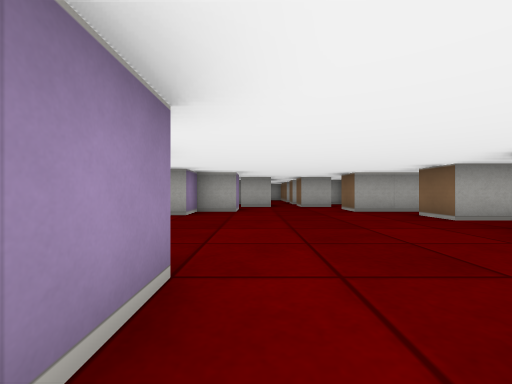
view 1 (above)

23 first-person views from a walk through a cub3D maze. The camera is about half as high as the walls, looks level and sees 90° across. The floor is counted in squares. Each view is taken from the middle of a square. On the plan, view 1 faces up. The plan holds only what a view shows up to about 9 squares ahead; the rest is blank.

view 2
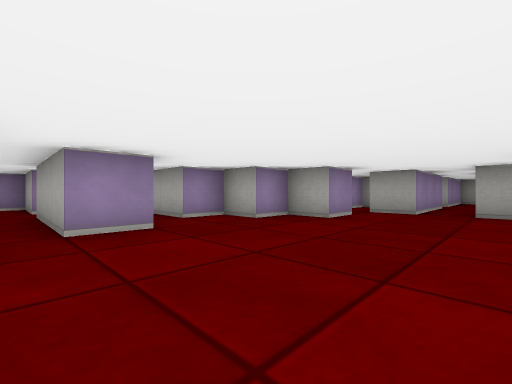

view 3
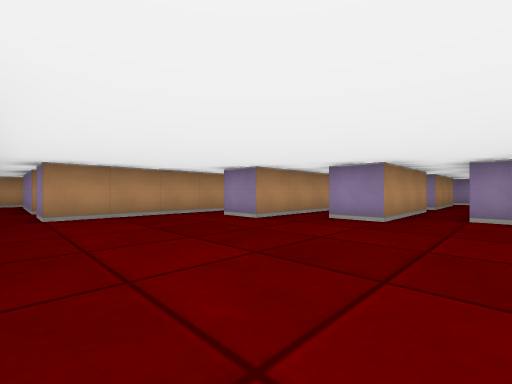

view 4
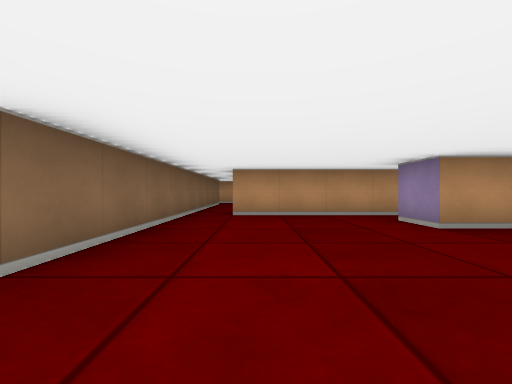

view 5
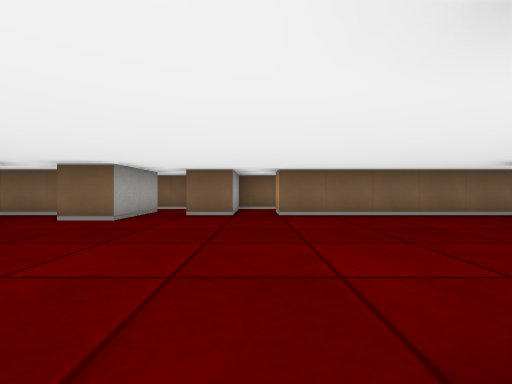

view 6
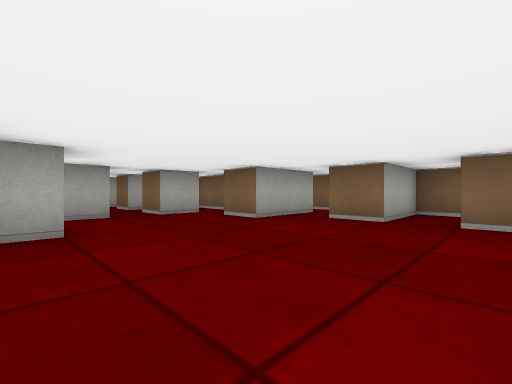

view 7
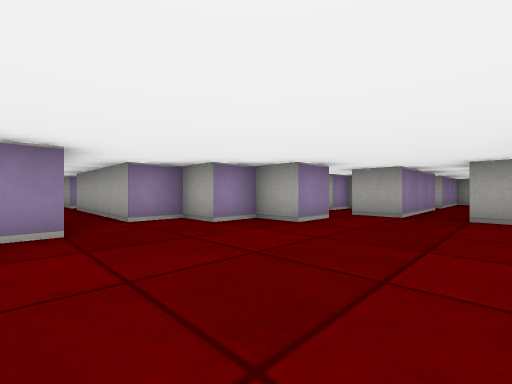

view 8
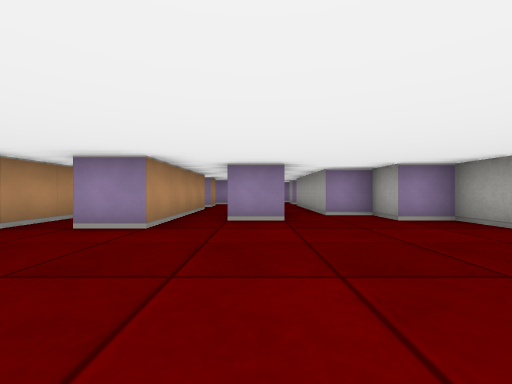

view 9
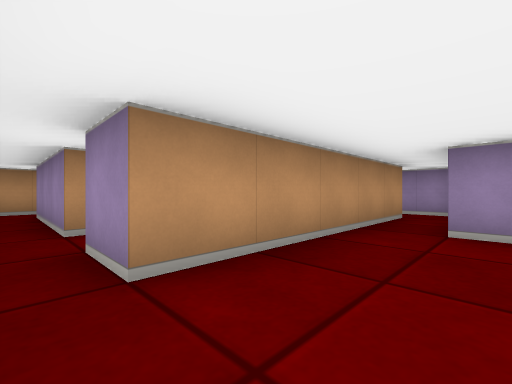

view 10
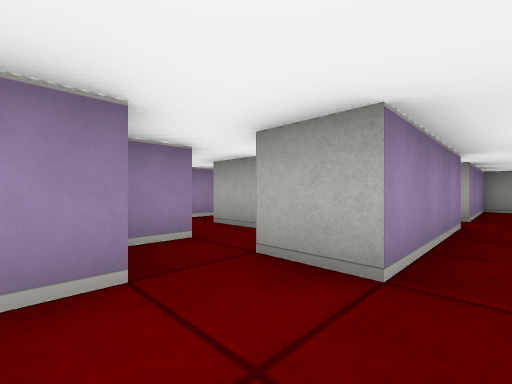

view 11
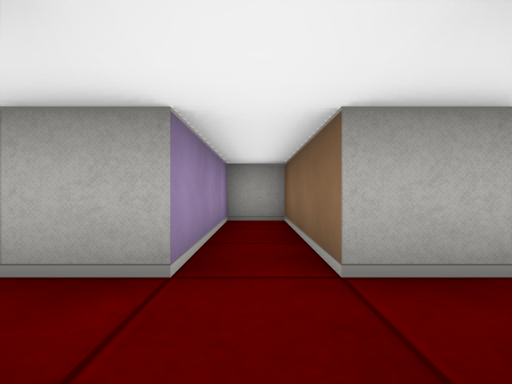

view 12
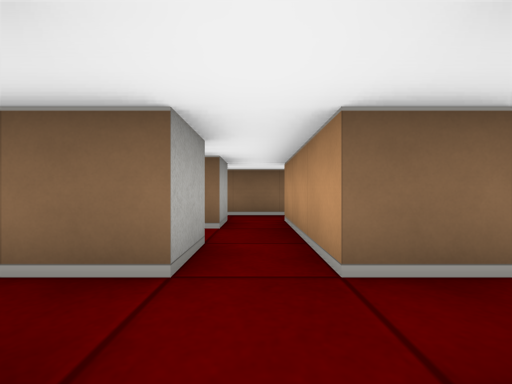

view 13
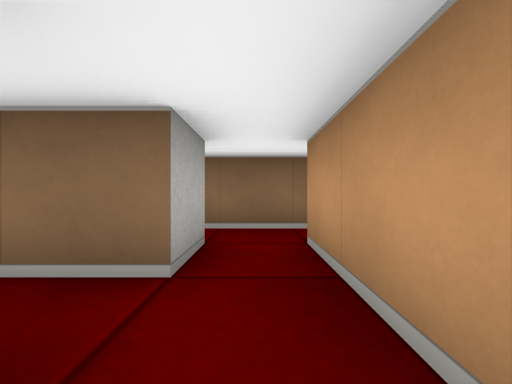

view 14
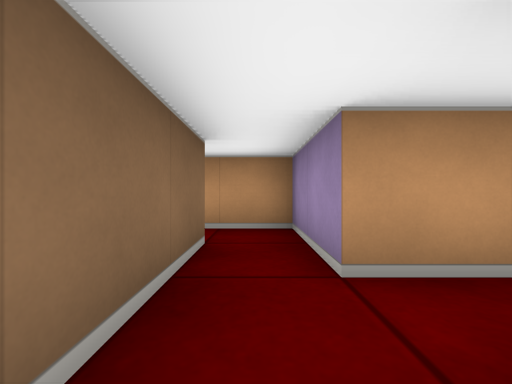

view 15
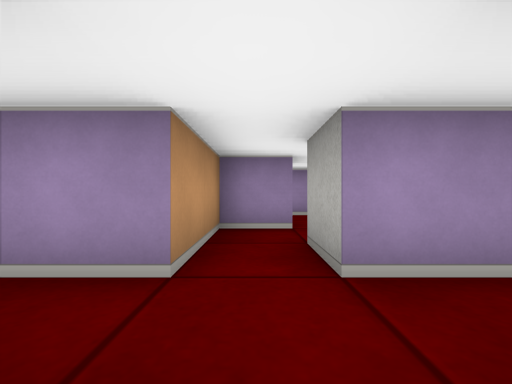

view 16
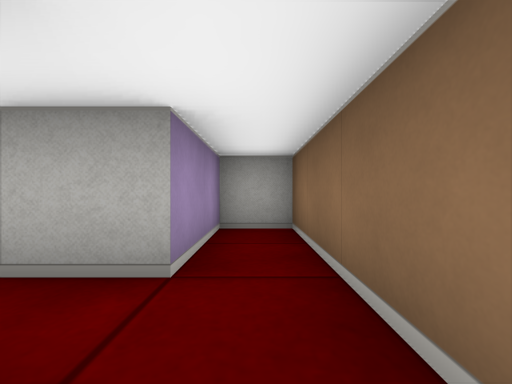

view 17
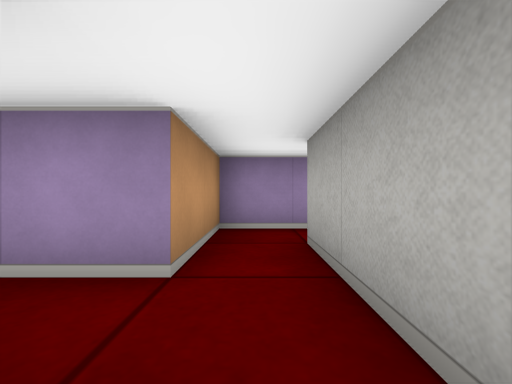

view 18
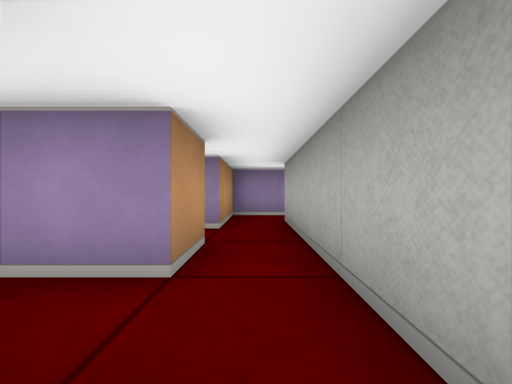

view 19
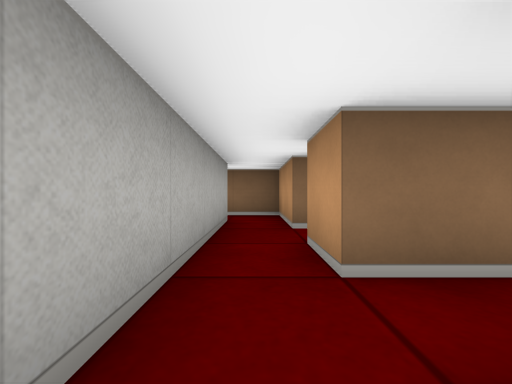

view 20
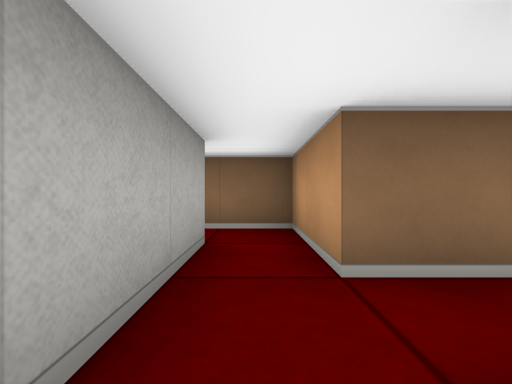

view 21
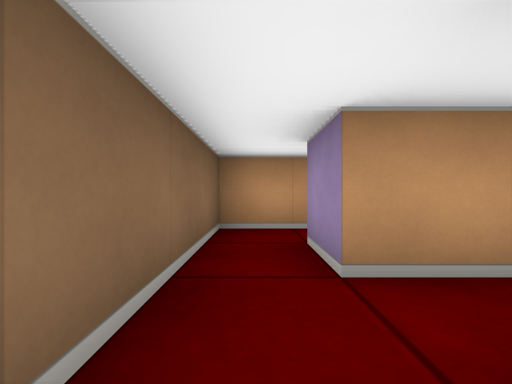

view 22
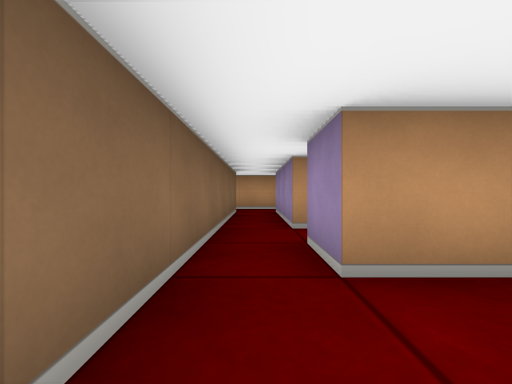

view 23
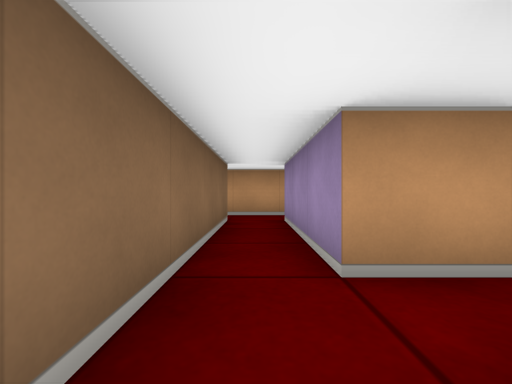

### Floor plan
Ten units are one square. View 1 is at (0, 0); x grows to the right and y downward. Boxes are objects, and circles mark ways between rooms. Rooms are numbered by the first view taken in them; rooms with no view inside come last. Other rooms are left out.
<svg viewBox="-87 -160 207 180">
<path fill="none" stroke="#000" d="M-5 -75 -5 -65 -15 -65 -15 -55 -25 -55 -25 -45 -55 -45M45 -45 35 -45 35 -55M45 -65 25 -65 25 -75M26 -85 15 -85 15 -95M35 -82 35 -101M-15 -15 -5 -15 -5 -5M-15 -85 -15 -78M20 -105 15 -105 15 -115M-45 -35 -15 -35 -15 -25M-5 5 25 5 25 15M-15 -105 -15 -95M5 -115 5 -85 -5 -85M35 15 35 -35 44 -35M-15 -125 -15 -115 5 -115M5 -125 -5 -125M15 -115 25 -115M25 -125 15 -125 15 -155 5 -155 5 -125M55 -115 55 -145 45 -145 45 -125M45 -115 45 -95 65 -95M65 -105 55 -105 55 -115M75 -85 75 -95 85 -95M65 -95 65 -85M85 -105 65 -105M85 -95 85 -85M95 -85 95 -95 105 -95M105 -105 85 -105M95 -115 105 -115 105 -105M115 -105 115 -125M-25 5 -5 5M-35 -1 -35 8M25 -115 45 -115M45 -125 35 -125 35 -135M-60 -15 -55 -15M-55 -25 -75 -25 -75 -20M-82 -35 -55 -35M-55 -45 -65 -45M55 -60 55 -71M105 -95 115 -95 115 -105"/>
<circle cx="10" cy="-110" r="3" fill="#2a7"/>
<circle cx="-15" cy="0" r="3" fill="#2a7"/>
<circle cx="-60" cy="-40" r="3" fill="#2a7"/>
<circle cx="40" cy="-60" r="3" fill="#2a7"/>
<circle cx="0" cy="-120" r="3" fill="#2a7"/>
<circle cx="20" cy="-120" r="3" fill="#2a7"/>
<circle cx="50" cy="-110" r="3" fill="#2a7"/>
<circle cx="40" cy="-120" r="3" fill="#2a7"/>
<circle cx="60" cy="-100" r="3" fill="#2a7"/>
<circle cx="80" cy="-100" r="3" fill="#2a7"/>
<circle cx="100" cy="-100" r="3" fill="#2a7"/>
<circle cx="110" cy="-110" r="3" fill="#2a7"/>
<text x="10" y="-50">1</text>
<text x="-10" y="-130">2</text>
<text x="10" y="-130">3</text>
<text x="50" y="-130">4</text>
<text x="50" y="-100">5</text>
<text x="70" y="-50">6</text>
<text x="90" y="-90">7</text>
<text x="90" y="-120">8</text>
<text x="-20" y="0">9</text>
<text x="30" y="-130">10</text>
<text x="-70" y="-20">11</text>
<text x="-70" y="-40">12</text>
<text x="50" y="-70">13</text>
<text x="110" y="-100">14</text>
</svg>
Room 1 opens to room 3. Room 1 opens to room 9. Room 1 opens to room 12. Room 1 opens to room 13. Room 2 opens to room 3. Room 3 opens to room 10. Room 4 opens to room 5. Room 4 opens to room 10. Room 5 opens to room 6. Room 6 opens to room 7. Room 7 opens to room 14. Room 8 opens to room 14.

Where each view was taken, in squares from view 1:
view 1: 0 up, 0 right, facing up
view 2: 2 up, 2 right, facing up-left
view 3: 5 up, 3 right, facing down-left
view 4: 5 up, 2 right, facing down
view 5: 4 up, 2 left, facing right
view 6: 3 up, 1 left, facing up-right
view 7: 3 up, 2 right, facing up-left
view 8: 3 up, 3 right, facing left
view 9: 1 up, 3 right, facing down-left
view 10: 7 up, 1 right, facing up-left
view 11: 11 up, 1 right, facing up
view 12: 12 up, 0 right, facing right
view 13: 12 up, 2 right, facing right
view 14: 13 up, 5 right, facing down
view 15: 12 up, 2 right, facing left
view 16: 11 up, 5 right, facing up
view 17: 10 up, 8 right, facing left
view 18: 10 up, 10 right, facing left
view 19: 10 up, 6 right, facing right
view 20: 10 up, 8 right, facing right
view 21: 13 up, 11 right, facing down
view 22: 1 up, 3 right, facing down
view 23: 1 down, 3 right, facing down
